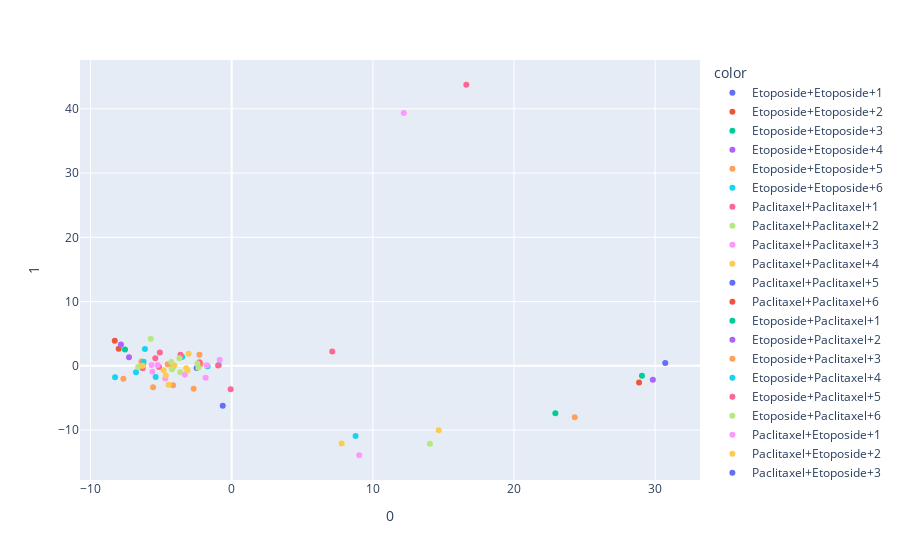

Write notebook code for a chart like this one.
### Code cell
#visualization(not the main work; just for getting an intuition)
#pca model

import pandas as pd
import plotly.express as px
from sklearn.decomposition import PCA
from sklearn.preprocessing import StandardScaler


X_drug = e_and_p.iloc[:, 2:240].values

X_drug = StandardScaler().fit_transform(X_drug)

pca_drug = PCA(n_components=6)
components = pca_drug.fit_transform(X_drug)


print(len(components[0]))
fig = px.scatter(components, x=0, y=1, color=e_and_p['drug_name'])
fig.show()

### Figure 1 — Plotly figure (JSON) as saved in the notebook; plotly's stock layout.template omitted (floating-point values rounded to 4 significant figures)
{"data": [{"hovertemplate": "color=Etoposide+Etoposide+1<br>0=%{x}<br>1=%{y}<extra></extra>", "legendgroup": "Etoposide+Etoposide+1", "marker": {"color": "#636efa", "symbol": "circle"}, "mode": "markers", "name": "Etoposide+Etoposide+1", "orientation": "v", "showlegend": true, "type": "scatter", "x": [30.72], "xaxis": "x", "y": [0.4427], "yaxis": "y"}, {"hovertemplate": "color=Etoposide+Etoposide+2<br>0=%{x}<br>1=%{y}<extra></extra>", "legendgroup": "Etoposide+Etoposide+2", "marker": {"color": "#EF553B", "symbol": "circle"}, "mode": "markers", "name": "Etoposide+Etoposide+2", "orientation": "v", "showlegend": true, "type": "scatter", "x": [28.86], "xaxis": "x", "y": [-2.582], "yaxis": "y"}, {"hovertemplate": "color=Etoposide+Etoposide+3<br>0=%{x}<br>1=%{y}<extra></extra>", "legendgroup": "Etoposide+Etoposide+3", "marker": {"color": "#00cc96", "symbol": "circle"}, "mode": "markers", "name": "Etoposide+Etoposide+3", "orientation": "v", "showlegend": true, "type": "scatter", "x": [22.93], "xaxis": "x", "y": [-7.394], "yaxis": "y"}, {"hovertemplate": "color=Etoposide+Etoposide+4<br>0=%{x}<br>1=%{y}<extra></extra>", "legendgroup": "Etoposide+Etoposide+4", "marker": {"color": "#ab63fa", "symbol": "circle"}, "mode": "markers", "name": "Etoposide+Etoposide+4", "orientation": "v", "showlegend": true, "type": "scatter", "x": [-7.277], "xaxis": "x", "y": [1.33], "yaxis": "y"}, {"hovertemplate": "color=Etoposide+Etoposide+5<br>0=%{x}<br>1=%{y}<extra></extra>", "legendgroup": "Etoposide+Etoposide+5", "marker": {"color": "#FFA15A", "symbol": "circle"}, "mode": "markers", "name": "Etoposide+Etoposide+5", "orientation": "v", "showlegend": true, "type": "scatter", "x": [-6.396], "xaxis": "x", "y": [0.6638], "yaxis": "y"}, {"hovertemplate": "color=Etoposide+Etoposide+6<br>0=%{x}<br>1=%{y}<extra></extra>", "legendgroup": "Etoposide+Etoposide+6", "marker": {"color": "#19d3f3", "symbol": "circle"}, "mode": "markers", "name": "Etoposide+Etoposide+6", "orientation": "v", "showlegend": true, "type": "scatter", "x": [-6.147], "xaxis": "x", "y": [2.613], "yaxis": "y"}, {"hovertemplate": "color=Paclitaxel+Paclitaxel+1<br>0=%{x}<br>1=%{y}<extra></extra>", "legendgroup": "Paclitaxel+Paclitaxel+1", "marker": {"color": "#FF6692", "symbol": "circle"}, "mode": "markers", "name": "Paclitaxel+Paclitaxel+1", "orientation": "v", "showlegend": true, "type": "scatter", "x": [16.62], "xaxis": "x", "y": [43.75], "yaxis": "y"}, {"hovertemplate": "color=Paclitaxel+Paclitaxel+2<br>0=%{x}<br>1=%{y}<extra></extra>", "legendgroup": "Paclitaxel+Paclitaxel+2", "marker": {"color": "#B6E880", "symbol": "circle"}, "mode": "markers", "name": "Paclitaxel+Paclitaxel+2", "orientation": "v", "showlegend": true, "type": "scatter", "x": [14.04], "xaxis": "x", "y": [-12.11], "yaxis": "y"}, {"hovertemplate": "color=Paclitaxel+Paclitaxel+3<br>0=%{x}<br>1=%{y}<extra></extra>", "legendgroup": "Paclitaxel+Paclitaxel+3", "marker": {"color": "#FF97FF", "symbol": "circle"}, "mode": "markers", "name": "Paclitaxel+Paclitaxel+3", "orientation": "v", "showlegend": true, "type": "scatter", "x": [9.036], "xaxis": "x", "y": [-13.91], "yaxis": "y"}, {"hovertemplate": "color=Paclitaxel+Paclitaxel+4<br>0=%{x}<br>1=%{y}<extra></extra>", "legendgroup": "Paclitaxel+Paclitaxel+4", "marker": {"color": "#FECB52", "symbol": "circle"}, "mode": "markers", "name": "Paclitaxel+Paclitaxel+4", "orientation": "v", "showlegend": true, "type": "scatter", "x": [7.786], "xaxis": "x", "y": [-12.08], "yaxis": "y"}, {"hovertemplate": "color=Paclitaxel+Paclitaxel+5<br>0=%{x}<br>1=%{y}<extra></extra>", "legendgroup": "Paclitaxel+Paclitaxel+5", "marker": {"color": "#636efa", "symbol": "circle"}, "mode": "markers", "name": "Paclitaxel+Paclitaxel+5", "orientation": "v", "showlegend": true, "type": "scatter", "x": [-0.6346], "xaxis": "x", "y": [-6.204], "yaxis": "y"}, {"hovertemplate": "color=Paclitaxel+Paclitaxel+6<br>0=%{x}<br>1=%{y}<extra></extra>", "legendgroup": "Paclitaxel+Paclitaxel+6", "marker": {"color": "#EF553B", "symbol": "circle"}, "mode": "markers", "name": "Paclitaxel+Paclitaxel+6", "orientation": "v", "showlegend": true, "type": "scatter", "x": [-8.286], "xaxis": "x", "y": [3.908], "yaxis": "y"}, {"hovertemplate": "color=Etoposide+Paclitaxel+1<br>0=%{x}<br>1=%{y}<extra></extra>", "legendgroup": "Etoposide+Paclitaxel+1", "marker": {"color": "#00cc96", "symbol": "circle"}, "mode": "markers", "name": "Etoposide+Paclitaxel+1", "orientation": "v", "showlegend": true, "type": "scatter", "x": [29.07], "xaxis": "x", "y": [-1.547], "yaxis": "y"}, {"hovertemplate": "color=Etoposide+Paclitaxel+2<br>0=%{x}<br>1=%{y}<extra></extra>", "legendgroup": "Etoposide+Paclitaxel+2", "marker": {"color": "#ab63fa", "symbol": "circle"}, "mode": "markers", "name": "Etoposide+Paclitaxel+2", "orientation": "v", "showlegend": true, "type": "scatter", "x": [29.84], "xaxis": "x", "y": [-2.146], "yaxis": "y"}, {"hovertemplate": "color=Etoposide+Paclitaxel+3<br>0=%{x}<br>1=%{y}<extra></extra>", "legendgroup": "Etoposide+Paclitaxel+3", "marker": {"color": "#FFA15A", "symbol": "circle"}, "mode": "markers", "name": "Etoposide+Paclitaxel+3", "orientation": "v", "showlegend": true, "type": "scatter", "x": [24.31], "xaxis": "x", "y": [-8.01], "yaxis": "y"}, {"hovertemplate": "color=Etoposide+Paclitaxel+4<br>0=%{x}<br>1=%{y}<extra></extra>", "legendgroup": "Etoposide+Paclitaxel+4", "marker": {"color": "#19d3f3", "symbol": "circle"}, "mode": "markers", "name": "Etoposide+Paclitaxel+4", "orientation": "v", "showlegend": true, "type": "scatter", "x": [8.775], "xaxis": "x", "y": [-10.93], "yaxis": "y"}, {"hovertemplate": "color=Etoposide+Paclitaxel+5<br>0=%{x}<br>1=%{y}<extra></extra>", "legendgroup": "Etoposide+Paclitaxel+5", "marker": {"color": "#FF6692", "symbol": "circle"}, "mode": "markers", "name": "Etoposide+Paclitaxel+5", "orientation": "v", "showlegend": true, "type": "scatter", "x": [-0.07484], "xaxis": "x", "y": [-3.637], "yaxis": "y"}, {"hovertemplate": "color=Etoposide+Paclitaxel+6<br>0=%{x}<br>1=%{y}<extra></extra>", "legendgroup": "Etoposide+Paclitaxel+6", "marker": {"color": "#B6E880", "symbol": "circle"}, "mode": "markers", "name": "Etoposide+Paclitaxel+6", "orientation": "v", "showlegend": true, "type": "scatter", "x": [-5.74], "xaxis": "x", "y": [4.238], "yaxis": "y"}, {"hovertemplate": "color=Paclitaxel+Etoposide+1<br>0=%{x}<br>1=%{y}<extra></extra>", "legendgroup": "Paclitaxel+Etoposide+1", "marker": {"color": "#FF97FF", "symbol": "circle"}, "mode": "markers", "name": "Paclitaxel+Etoposide+1", "orientation": "v", "showlegend": true, "type": "scatter", "x": [12.19], "xaxis": "x", "y": [39.36], "yaxis": "y"}, {"hovertemplate": "color=Paclitaxel+Etoposide+2<br>0=%{x}<br>1=%{y}<extra></extra>", "legendgroup": "Paclitaxel+Etoposide+2", "marker": {"color": "#FECB52", "symbol": "circle"}, "mode": "markers", "name": "Paclitaxel+Etoposide+2", "orientation": "v", "showlegend": true, "type": "scatter", "x": [14.67], "xaxis": "x", "y": [-10.02], "yaxis": "y"}, {"hovertemplate": "color=Paclitaxel+Etoposide+3<br>0=%{x}<br>1=%{y}<extra></extra>", "legendgroup": "Paclitaxel+Etoposide+3", "marker": {"color": "#636efa", "symbol": "circle"}, "mode": "markers", "name": "Paclitaxel+Etoposide+3", "orientation": "v", "showlegend": true, "type": "scatter", "x": [-2.486], "xaxis": "x", "y": [-0.331], "yaxis": "y"}, {"hovertemplate": "color=Paclitaxel+Etoposide+4<br>0=%{x}<br>1=%{y}<extra></extra>", "legendgroup": "Paclitaxel+Etoposide+4", "marker": {"color": "#EF553B", "symbol": "circle"}, "mode": "markers", "name": "Paclitaxel+Etoposide+4", "orientation": "v", "showlegend": true, "type": "scatter", "x": [-8.007], "xaxis": "x", "y": [2.668], "yaxis": "y"}, {"hovertemplate": "color=Paclitaxel+Etoposide+5<br>0=%{x}<br>1=%{y}<extra></extra>", "legendgroup": "Paclitaxel+Etoposide+5", "marker": {"color": "#00cc96", "symbol": "circle"}, "mode": "markers", "name": "Paclitaxel+Etoposide+5", "orientation": "v", "showlegend": true, "type": "scatter", "x": [-7.559], "xaxis": "x", "y": [2.538], "yaxis": "y"}, {"hovertemplate": "color=Paclitaxel+Etoposide+6<br>0=%{x}<br>1=%{y}<extra></extra>", "legendgroup": "Paclitaxel+Etoposide+6", "marker": {"color": "#ab63fa", "symbol": "circle"}, "mode": "markers", "name": "Paclitaxel+Etoposide+6", "orientation": "v", "showlegend": true, "type": "scatter", "x": [-7.847], "xaxis": "x", "y": [3.325], "yaxis": "y"}, {"hovertemplate": "color=DMSO+DMSO+1<br>0=%{x}<br>1=%{y}<extra></extra>", "legendgroup": "DMSO+DMSO+1", "marker": {"color": "#FFA15A", "symbol": "circle"}, "mode": "markers", "name": "DMSO+DMSO+1", "orientation": "v", "showlegend": true, "type": "scatter", "x": [-5.569, -7.675, -6.268, -4.536, -2.697, -4.149, -2.29, -2.207], "xaxis": "x", "y": [-3.321, -2.003, 0.2463, 0.2383, -3.567, -3.019, 1.738, 0.2596], "yaxis": "y"}, {"hovertemplate": "color=DMSO+DMSO+2<br>0=%{x}<br>1=%{y}<extra></extra>", "legendgroup": "DMSO+DMSO+2", "marker": {"color": "#19d3f3", "symbol": "circle"}, "mode": "markers", "name": "DMSO+DMSO+2", "orientation": "v", "showlegend": true, "type": "scatter", "x": [-6.782, -8.266, -6.243, -3.508, -0.9083, -5.386, -1.708, -4.161], "xaxis": "x", "y": [-0.9977, -1.762, 0.6545, 1.391, 0.1268, -1.715, -0.06039, -0.09901], "yaxis": "y"}, {"hovertemplate": "color=DMSO+DMSO+3<br>0=%{x}<br>1=%{y}<extra></extra>", "legendgroup": "DMSO+DMSO+3", "marker": {"color": "#FF6692", "symbol": "circle"}, "mode": "markers", "name": "DMSO+DMSO+3", "orientation": "v", "showlegend": true, "type": "scatter", "x": [-5.091, 7.122, -6.31, -5.414, -0.968, -2.279, -3.628, -5.143], "xaxis": "x", "y": [2.092, 2.24, -0.3899, 1.181, 0.07265, 0.5609, 1.714, -0.1718], "yaxis": "y"}, {"hovertemplate": "color=DMSO+DMSO+4<br>0=%{x}<br>1=%{y}<extra></extra>", "legendgroup": "DMSO+DMSO+4", "marker": {"color": "#B6E880", "symbol": "circle"}, "mode": "markers", "name": "DMSO+DMSO+4", "orientation": "v", "showlegend": true, "type": "scatter", "x": [-4.226, -6.627, -3.649, -2.435, -2.371, -4.248, -4.279, -3.704], "xaxis": "x", "y": [-0.5457, -0.1851, -0.9836, 0.3546, -0.2812, -0.4119, 0.6108, 1.194], "yaxis": "y"}, {"hovertemplate": "color=DMSO+DMSO+5<br>0=%{x}<br>1=%{y}<extra></extra>", "legendgroup": "DMSO+DMSO+5", "marker": {"color": "#FF97FF", "symbol": "circle"}, "mode": "markers", "name": "DMSO+DMSO+5", "orientation": "v", "showlegend": true, "type": "scatter", "x": [-5.617, -5.246, -5.679, -4.703, -1.763, -3.317, -0.8472, -1.845], "xaxis": "x", "y": [-0.9329, 0.1153, 0.1397, -1.984, 0.1004, -1.396, 0.9565, -1.856], "yaxis": "y"}, {"hovertemplate": "color=DMSO+DMSO+6<br>0=%{x}<br>1=%{y}<extra></extra>", "legendgroup": "DMSO+DMSO+6", "marker": {"color": "#FECB52", "symbol": "circle"}, "mode": "markers", "name": "DMSO+DMSO+6", "orientation": "v", "showlegend": true, "type": "scatter", "x": [-6.32, -3.223, -4.071, -4.665, -3.051, -3.13, -4.823, -4.475], "xaxis": "x", "y": [0.03518, -0.3583, 0.08517, -1.494, 1.869, -0.7233, -0.701, -2.95], "yaxis": "y"}], "layout": {"legend": {"title": {"text": "color"}, "tracegroupgap": 0}, "margin": {"t": 60}, "xaxis": {"anchor": "y", "domain": [0, 1], "title": {"text": "0"}}, "yaxis": {"anchor": "x", "domain": [0, 1], "title": {"text": "1"}}}}
